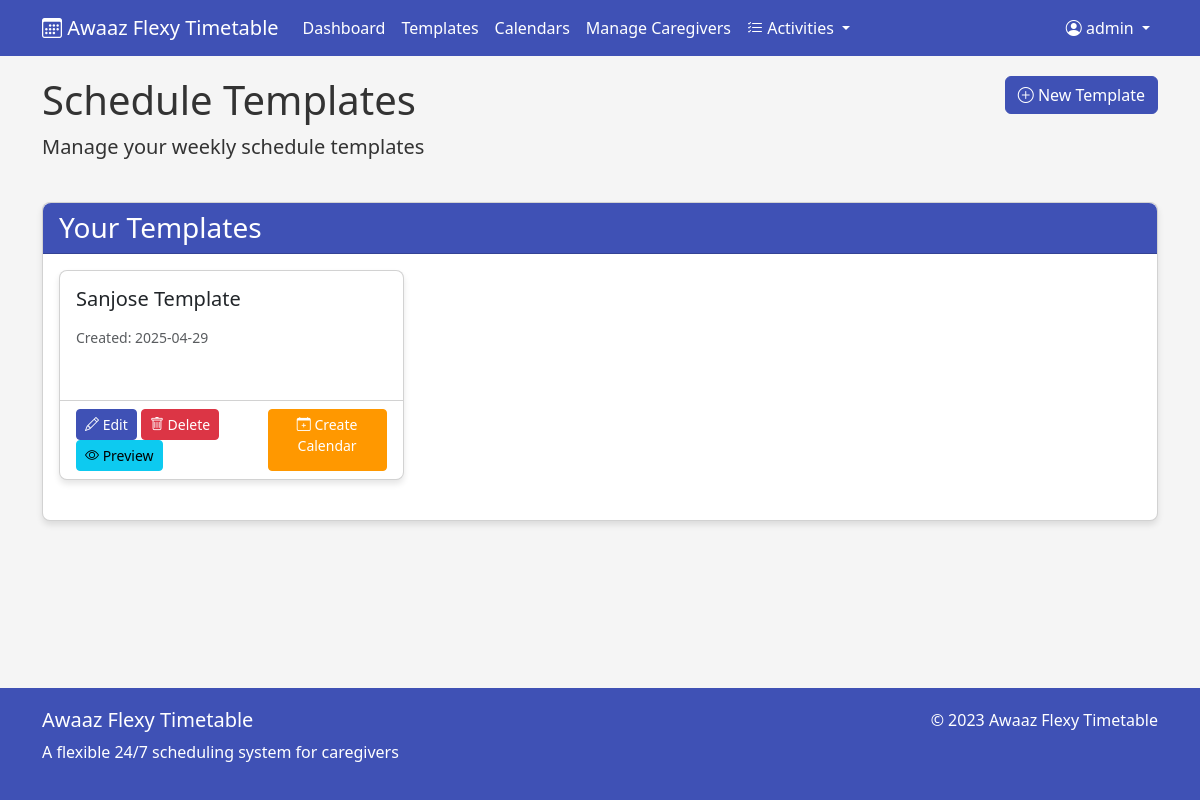
Page /templates (signed in) on the earlier database version.
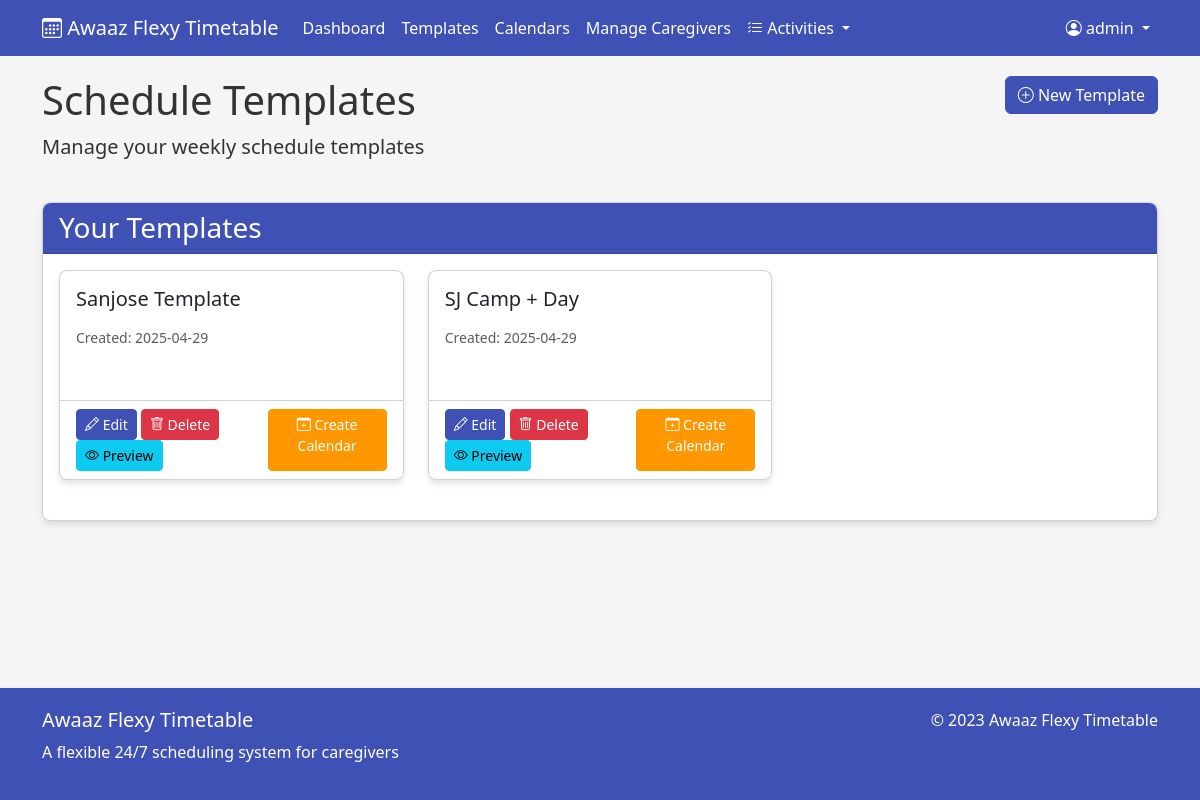
Same page on the later database version.
### app/models.py (models this page shows, shortened)
class Template(db.Model):
    id = db.Column(db.Integer, primary_key=True)
    name = db.Column(db.String(100), nullable=False)
    description = db.Column(db.Text)
    created_by = db.Column(db.Integer, db.ForeignKey('user.id'), nullable=False)
    created_at = db.Column(db.DateTime, default=datetime.utcnow)
    shifts = db.relationship('Shift', backref='template', lazy=True,
                            primaryjoin="and_(Template.id==Shift.template_id, Shift.calendar_id==None)")
    checklist_items = db.relationship('ChecklistItem', backref='template', lazy=True,
                                    primaryjoin="and_(Template.id==ChecklistItem.template_id, ChecklistItem.calendar_id==None)")
    calendars = db.relationship('Calendar', backref='template', lazy=True)

### app/main.py (the view)
@app.route('/templates')
@login_required
def list_templates():
    templates = Template.query.all()
    return render_template('templates/list.html', templates=templates)

### app/main.py (called while the page is built)
@login_manager.user_loader
def load_user(user_id):
    return User.query.get(int(user_id))

### app/templates/templates/list.html (shortened to what this page needs)
{% extends "base.html" %}
{% block content %}
<div class="row mb-4">
    <div class="col-md-8">
        <h1>Schedule Templates</h1>
        <p class="lead">Manage your weekly schedule templates</p>
    </div>
    <div class="col-md-4 text-end">
        <a href="{{ url_for('new_template') }}" class="btn btn-primary">
            <i class="bi bi-plus-circle"></i> New Template
        </a>
    </div>
</div>
<div class="row">
    <div class="col-md-12">
        <div class="card">
            <div class="card-header">
                <h3 class="mb-0">Your Templates</h3>
            </div>
            <div class="card-body">
                {% if templates %}
                <div class="row">
                    {% for template in templates %}
                    <div class="col-md-6 col-lg-4 mb-4">
                        <div class="card h-100">
                            <div class="card-body">
                                <h5 class="card-title">{{ template.name }}</h5>
                                <p class="text-muted small">Created: {{ template.created_at.strftime('%Y-%m-%d') }}</p>
                            </div>
                            <div class="card-footer bg-transparent">
                                <div class="d-flex justify-content-between">
                                    <div>
                                        <a href="{{ url_for('edit_template', id=template.id) }}" class="btn btn-sm btn-primary">
                                            <i class="bi bi-pencil"></i> Edit
                                        </a>
                                        <button type="button" class="btn btn-sm btn-danger delete-template-btn"
                                                data-bs-toggle="modal" data-bs-target="#deleteTemplateModal"
                                                data-template-id="{{ template.id }}"
                                                data-template-name="{{ template.name }}">
                                            <i class="bi bi-trash"></i> Delete
                                        </button>
                                        <a href="{{ url_for('preview_template', id=template.id) }}" class="btn btn-sm btn-info">
                                            <i class="bi bi-eye"></i> Preview
                                        </a>
                                    </div>
                                    <a href="{{ url_for('new_calendar') }}?template_id={{ template.id }}" class="btn btn-sm btn-secondary">
                                        <i class="bi bi-calendar-plus"></i> Create Calendar
                                    </a>
                                </div>
                            </div>
                        </div>
                    </div>
                    {% endfor %}
                </div>
                {% endif %}
            </div>
        </div>
    </div>
</div>
{% endblock %}

Differences in the rows shown:
added Template: name "SJ Camp + Day", created_at "2025-04-29"
